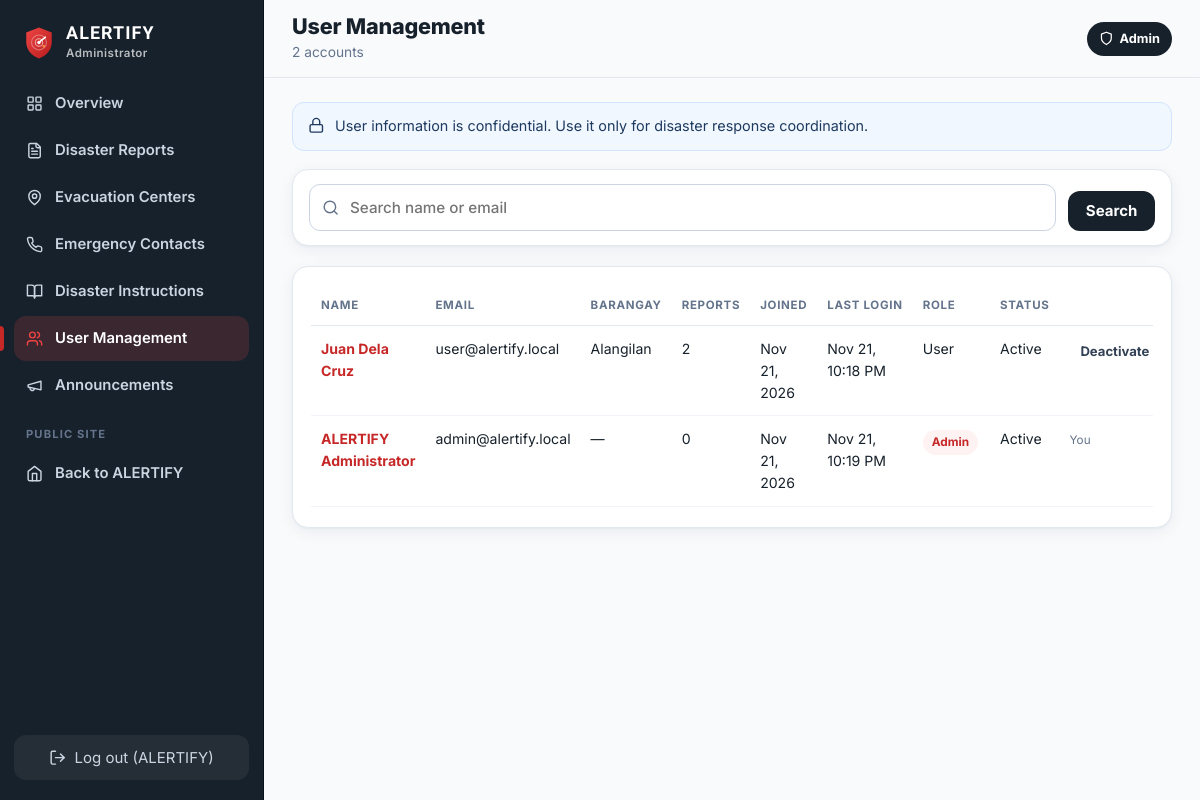
Page /admin/users (signed in) on the committed database.
### models.py (models this page shows, shortened)
class User(UserMixin, db.Model):
    __tablename__ = "users"
    id = db.Column(db.Integer, primary_key=True)
    full_name = db.Column(db.String(120), nullable=False)
    email = db.Column(db.String(160), unique=True, nullable=False, index=True)
    phone = db.Column(db.String(30))
    barangay = db.Column(db.String(80))
    password_hash = db.Column(db.String(255), nullable=False)
    is_active_account = db.Column(db.Boolean, default=True, nullable=False)
    reset_token = db.Column(db.String(64), index=True)
    reset_expires = db.Column(db.DateTime)
    created_at = db.Column(db.DateTime, default=utcnow)
    last_login = db.Column(db.DateTime)
    reports = db.relationship("DisasterReport", back_populates="user", lazy="dynamic")
    admin_account = db.relationship("AdminAccount", back_populates="user", uselist=False,
                                    foreign_keys="AdminAccount.user_id",
                                    cascade="all, delete-orphan")
    @property
    def is_active(self):  # Flask-Login: blocks deactivated accounts
        return self.is_active_account
    @property
    def is_admin(self):
        return self.admin_account is not None and self.admin_account.active

### app.py (the view)
@app.route("/admin/users")
@admin_required
def admin_users():
    q = request.args.get("q", "").strip()
    qry = User.query
    if q:
        like = f"%{q}%"
        qry = qry.filter(or_(User.full_name.ilike(like), User.email.ilike(like)))
    users = qry.order_by(User.created_at.desc()).all()
    counts = dict(db.session.query(DisasterReport.user_id, func.count(DisasterReport.id))
                  .group_by(DisasterReport.user_id).all())
    return render_template("admin/users.html", users=users, counts=counts, q=q)

### app.py (called while the page is built, shortened)
@login_manager.user_loader
def load_user(uid):
    return db.session.get(User, int(uid))

def ph_time(dt, fmt="%b %d, %Y %I:%M %p"):
    return (dt + PH_OFFSET).strftime(fmt) if dt else "—"

def csrf_token():
    if "csrf" not in session:
        session["csrf"] = secrets.token_urlsafe(32)
    return session["csrf"]

@app.before_request
def csrf_protect():
    session.permanent = True

@app.after_request
def security_headers(resp):
    resp.headers.setdefault("X-Content-Type-Options", "nosniff")
    resp.headers.setdefault("X-Frame-Options", "SAMEORIGIN")
    resp.headers.setdefault("Referrer-Policy", "strict-origin-when-cross-origin")
    resp.headers.setdefault("Permissions-Policy", "geolocation=(self)")
    return resp

def admin_required(fn):
    @wraps(fn)
    @login_required
    def wrapper(*a, **kw):
        if not current_user.is_admin:
            abort(403)
        return fn(*a, **kw)
    return wrapper

def visible_notifications(limit=None):
    now = utcnow()
    qry = Notification.query.filter(Notification.active.is_(True),
                                    or_(Notification.expires_at.is_(None), Notification.expires_at > now))
    if current_user.is_authenticated and current_user.barangay:
        qry = qry.filter(or_(Notification.barangay.is_(None), Notification.barangay == "",
                             Notification.barangay == current_user.barangay))
    qry = qry.order_by(Notification.created_at.desc())
    return qry.limit(limit).all() if limit else qry.all()

def unread_ids(notes):
    ids = [n.id for n in notes]
    if not ids:
        return set()
    if current_user.is_authenticated:
        read = {r.notification_id for r in NotificationRead.query.filter(
            NotificationRead.user_id == current_user.id, NotificationRead.notification_id.in_(ids))}
        return set(ids) - read
    seen = session.get("notif_seen", 0)
    return {n.id for n in notes if n.id > seen}

@app.context_processor
def inject_globals():
    notes = visible_notifications(limit=8)
    return {
        "categories": DisasterCategory.query.filter_by(active=True).order_by(DisasterCategory.sort_order).all(),
        "primary_contacts": EmergencyContact.query.filter_by(active=True, is_primary=True)
        .order_by(EmergencyContact.sort_order).all(),
        "nav_notifications": notes,
        "nav_unread": unread_ids(notes),
        "severity_labels": engine.SEVERITY_LABELS,
    }

### models.py (called while the page is built)
def utcnow():
    return datetime.now(timezone.utc).replace(tzinfo=None)

### templates/admin/users.html (shortened to what this page needs)
{% extends "admin/layout.html" %}
{% block page_title %}User Management{% endblock %}
{% block page_sub %}<p>{{ users|length }} account{{ 's' if users|length != 1 }}</p>{% endblock %}
{% block content %}
<div class="note note-info">{{ icon('lock') }} <span>User information is confidential. Use it only for disaster response coordination.</span></div>
<form class="card filter-bar" method="get">
  <label class="search-field grow">{{ icon('search') }}<input type="search" name="q" value="{{ q }}" placeholder="Search name or email"></label>
  <button class="btn btn-dark">Search</button>
</form>
<section class="card">
<div class="table-wrap">
<table class="table">
  <thead><tr><th>Name</th><th>Email</th><th>Barangay</th><th>Reports</th><th>Joined</th><th>Last login</th><th>Role</th><th>Status</th><th></th></tr></thead>
  <tbody>
  {% for u in users %}
    <tr class="{{ 'row-muted' if not u.is_active_account }}">
      <td><a class="link" href="{{ url_for('admin_user_detail', uid=u.id) }}"><b>{{ u.full_name }}</b></a></td>
      <td>{{ u.email }}</td>
      <td>{{ u.barangay or '—' }}</td>
      <td>{{ counts.get(u.id, 0) }}</td>
      <td>{{ u.created_at|ph('%b %d, %Y') }}</td>
      <td>{{ u.last_login|ph('%b %d, %I:%M %p') }}</td>
      <td>{% if u.is_admin %}<span class="tag tag-red">Admin</span>{% else %}User{% endif %}</td>
      <td>{{ 'Active' if u.is_active_account else 'Deactivated' }}</td>
      <td class="nowrap">
        {% if u.id != current_user.id %}
          <form method="post" action="{{ url_for('admin_user_action', uid=u.id, action='toggle') }}" class="inline" data-confirm="{{ 'Deactivate' if u.is_active_account else 'Reactivate' }} {{ u.full_name }}?"><input type="hidden" name="csrf_token" value="{{ csrf_token() }}"><button class="btn btn-sm btn-ghost">{{ 'Deactivate' if u.is_active_account else 'Reactivate' }}</button></form>
        {% else %}<small class="muted">You</small>{% endif %}
      </td>
    </tr>
  {% endfor %}
  </tbody>
</table>
</div>
</section>
{% endblock %}

### templates/admin/layout.html (shortened to what this page needs)
{% extends "base.html" %}
{% import "_macros.html" as m with context %}
{% set anav = [
  ('admin_overview', 'grid', 'Overview'),
  ('admin_reports', 'file', 'Disaster Reports'),
  ('admin_centers', 'pin', 'Evacuation Centers'),
  ('admin_contacts', 'phone', 'Emergency Contacts'),
  ('admin_instructions', 'book', 'Disaster Instructions'),
  ('admin_users', 'users', 'User Management'),
  ('admin_notifications', 'megaphone', 'Announcements'),
] %}
{% block body_class %}app admin{% endblock %}
{% block body %}
<div class="shell">
  <aside class="sidebar sidebar-admin" id="sidebar" aria-label="Admin navigation">
    <a class="brand light" href="{{ url_for('admin_overview') }}">
      <img src="{{ url_for('static', filename='img/logo.svg') }}" alt="" width="34" height="34">
      <span><b>ALERTIFY</b><small>Administrator</small></span>
    </a>
    <nav class="side-nav">
      {% for ep, ic, label in anav %}
        <a href="{{ url_for(ep) }}" class="{{ 'active' if request.endpoint == ep or (request.endpoint and request.endpoint.startswith(ep[:-1])) }}">{{ icon(ic) }}<span>{{ label }}</span></a>
      {% endfor %}
      <div class="side-sep">Public site</div>
      <a href="{{ url_for('dashboard') }}">{{ icon('home') }}<span>Back to ALERTIFY</span></a>
    </nav>
    <form method="post" action="{{ url_for('logout') }}" class="side-logout" data-logout>
      <button type="submit">{{ icon('logout') }} Log out ({{ current_user.full_name.split()[0] }})</button>
    </form>
  </aside>
  <div class="main-col">
    <header class="topbar">
      <div class="topbar-title"><h1>{% block page_title %}{% endblock %}</h1>{% block page_sub %}{% endblock %}</div>
      <div class="topbar-actions">{% block actions %}{% endblock %}<span class="admin-pill">{{ icon('shield') }} Admin</span></div>
    </header>
    <main id="main" class="content">
      {% block content %}{% endblock %}
    </main>
  </div>
</div>
{% endblock %}

### rows in the picture
User: full_name "ALERTIFY", full_name "ALERTIFY Administrator", email "admin@alertify.local", barangay "—", get "0", created_at|ph "Nov 21, 2026", last_login|ph "Nov 21, 10:19 PM", is_active_account "Active", shows "You"
User: full_name "Juan Dela Cruz", email "user@alertify.local", barangay "Alangilan", get "2", created_at|ph "Nov 21, 2026", last_login|ph "Nov 21, 10:18 PM", shows "User", is_active_account "Active", is_active_account "Deactivate"

### other values in the picture
{{ label }} "Overview" "Disaster Reports" "Evacuation Centers" "Emergency Contacts" "Disaster Instructions" "User Management" "Announcements"
{{ users|length }} "2"
{{ 's' if users|length != 1 }} "s"
